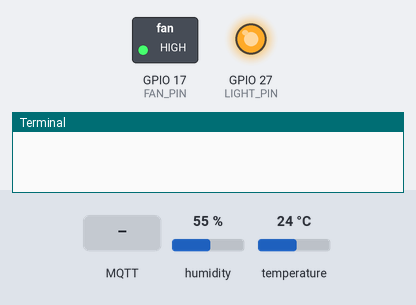
This program was run on a simulated Raspberry Pi (BCM pin numbers). Parts: switched loads named in the program (green lamp = pin HIGH), output pins drawn as LEDs (lit = HIGH), the last lines printed to the terminal. The test bench sets the inputs (shaded band); at power-on: humidity 55 %, temperature 24 °C. No MQTT or app messages arrive unless stated.

Above: at 1.3 s.
1.4 s: MQTT message "ON" arrives on the first subscribed topic
At 2.6 s:
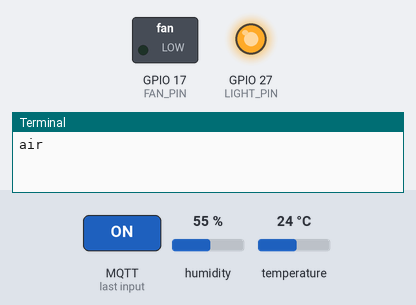
2.9 s: MQTT message "aircon" arrives on the first subscribed topic
At 3.8 s:
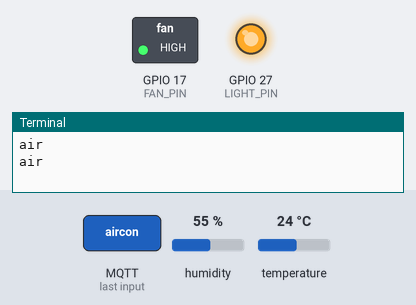
Timing chart, 0 to 5.9 s (numbered marks = the images above; inputs shaded):
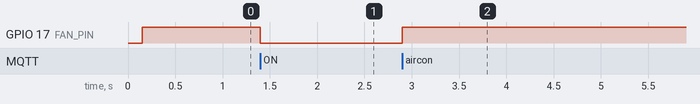

The program:

mqtt_ioT.py
```python
import time
import Adafruit_DHT
import paho.mqtt.client as mqtt
import RPi.GPIO as GPIO

GPIO.setmode(GPIO.BCM)
GPIO.setwarnings(False)

def on_message(client, userdata, message):
    if("aircon" in message.topic):
        print("air")
        if("ON" in str(message.payload.decode("utf-8"))):
            GPIO.output(FAN_PIN, False)
        else:
            GPIO.output(FAN_PIN, True)
    if("light" in message.topic):
        print("light")
        if("ON" in str(message.payload.decode("utf-8"))):
            GPIO.output(LIGHT_PIN, False)
        else:
            GPIO.output(LIGHT_PIN, True)


SENSOR = 23
FAN_PIN = 17
LIGHT_PIN = 27

GPIO.setup(SENSOR,GPIO.IN)
GPIO.setup(FAN_PIN,GPIO.OUT)
GPIO.setup(LIGHT_PIN,GPIO.OUT)


client=mqtt.Client()
client.username_pw_set("iehgauaw","r1a4Z3i0rMwH")
client.connect("tailor.cloudmqtt.com",15323,60)
client.on_message = on_message
client.subscribe("aircon")
client.subscribe("light")

GPIO.output(FAN_PIN, True)
GPIO.output(LIGHT_PIN, True)


while True:
    h, t = Adafruit_DHT.read_retry(Adafruit_DHT.DHT11, SENSOR)
    client.publish("temp",int(t))
    client.publish("humid",int(h))
    client.loop_start()
    time.sleep(1)
```

Measured:
- after the input at 1.4 s, GPIO 17 (FAN_PIN): HIGH → LOW at once
- after the input at 2.9 s, GPIO 17 (FAN_PIN): LOW → HIGH at once
